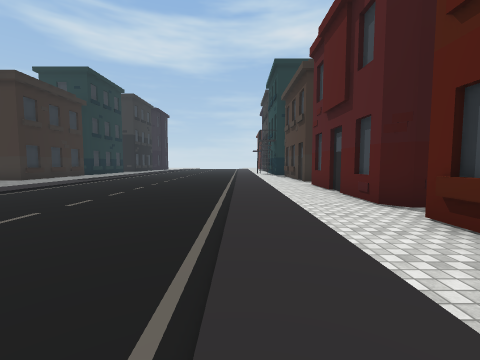
[1] (above)

20 first-person views from a walk through a Unity game level. The camera is 1.4 m above the floor, tilts 4° down and sees 90° across. The floor is counted in squares, 2 m on a side. Each view is taken from the middle of a square. On the plan, view 1 faces up. The plan holds only what a view shows up to about 9 squares ahead; the rest is blank. The place goes on beyond the plan. The player character is not drawn. Some surface patterns are stand-ins.

[2]
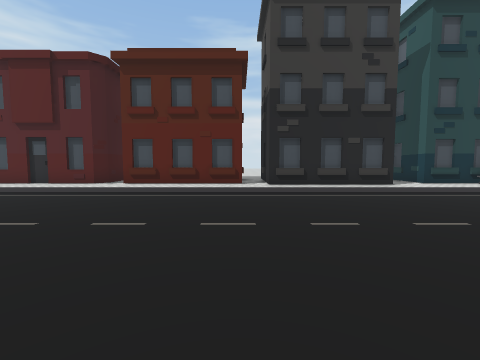

[3]
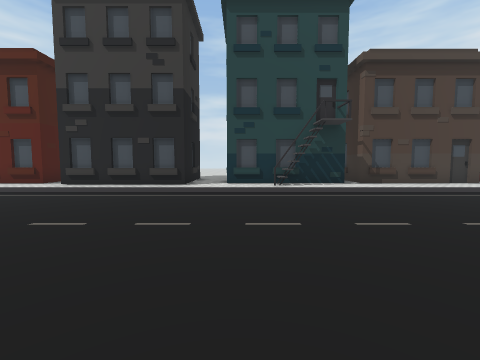

[4]
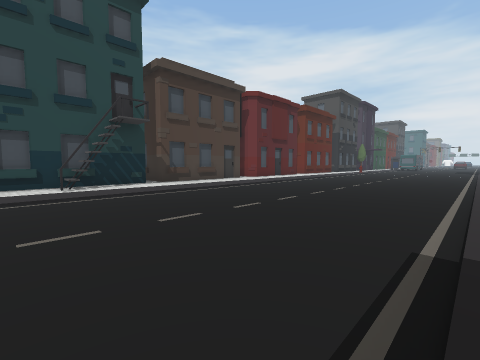

[5]
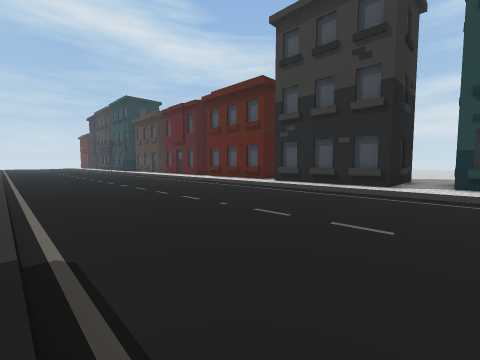

[6]
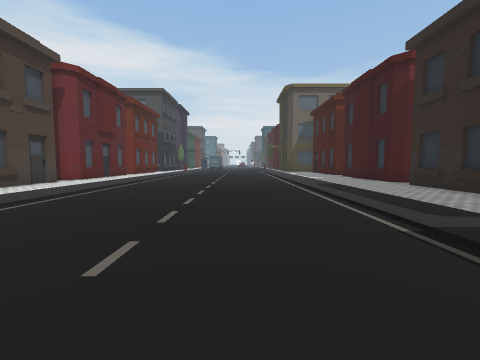

[7]
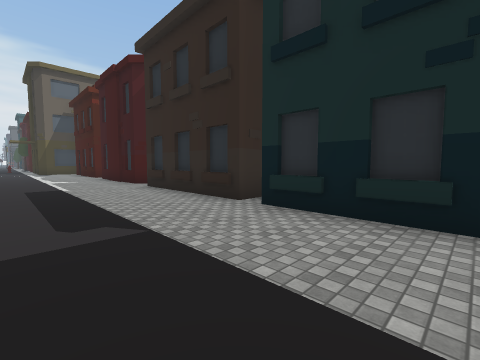

[8]
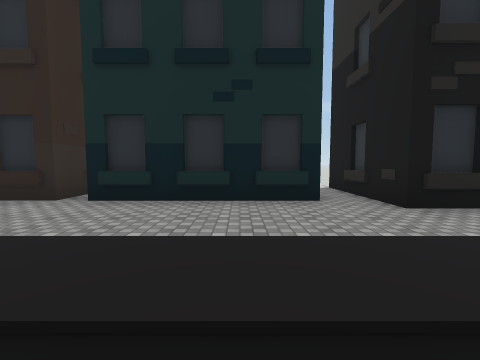

[9]
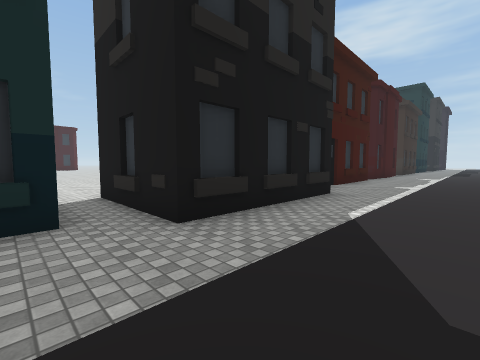

[10]
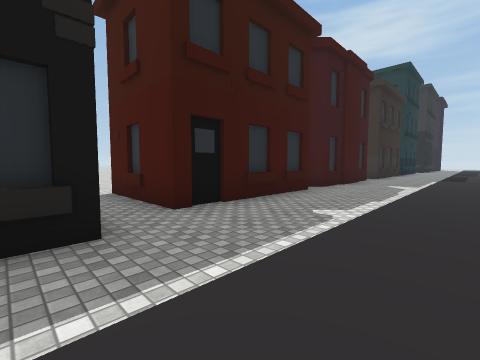

[11]
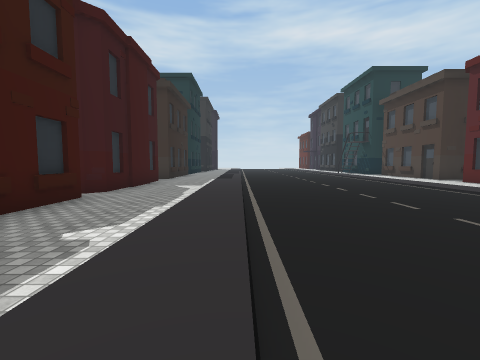

[12]
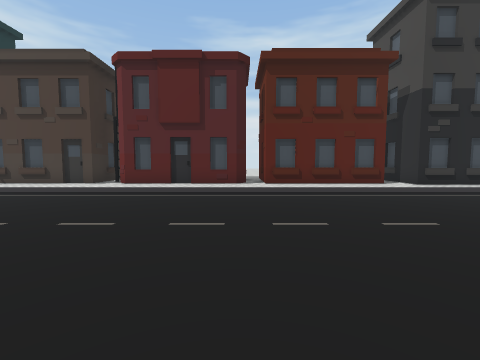

[13]
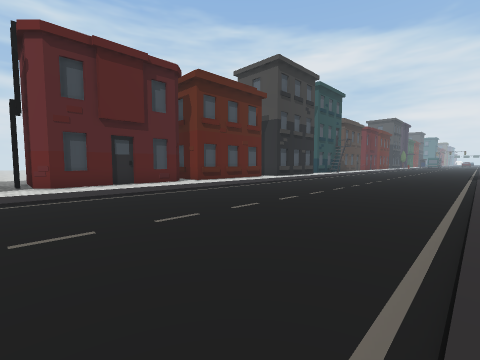

[14]
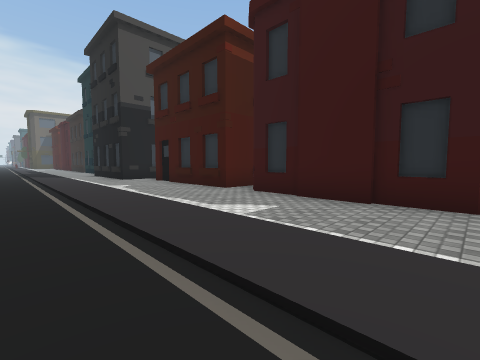

[15]
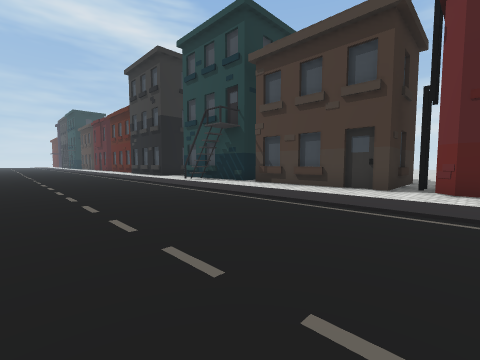

[16]
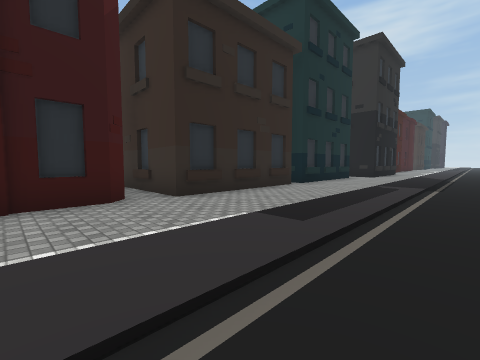

[17]
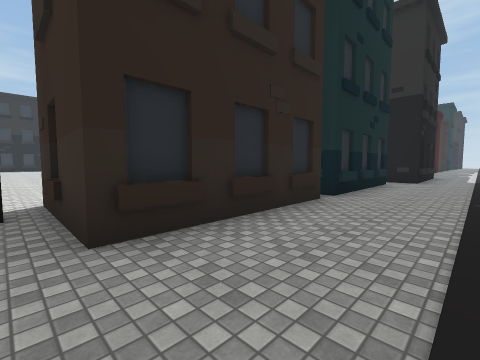

[18]
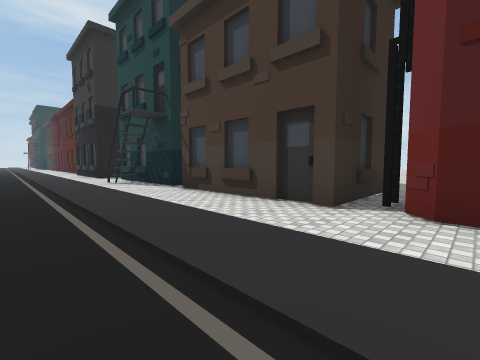

[19]
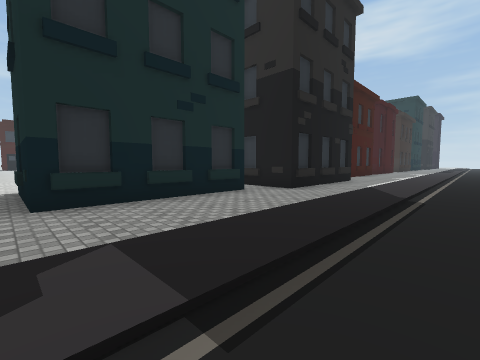

[20]
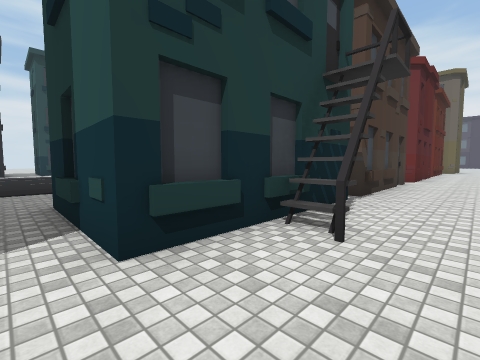

### Floor plan
Key: @ floor where view 1 was taken; # wall or solid block; . floor; O other object.
Columns run from 18 left of view 1 to 5 right of it. Each row starts with its distance up from view 1.
  9         #.............O.
  8         #............##O
  7         #............#
  6         #............#
  5         #............#
  4        ##............#
  3         #............#
  2         #............#
  1         #............#
  0       #O#.........@..#
 -1        ..............#
 -2          O..........##
 -3          #..........O
 -4          #..........O
 -5   .....###..........#
 -6   ..................####
 -7     ..O##...............
 -8     .O###............#
 -9     .O###...........O#
-10     ..###...........O#
-11     .................#
-12     ..O #.............
-13     ..###............#
-14     ..###............#
-15 ......###............#
-16 .......O.............###
-17     ..###............O..
-18     ..  #............#

Positions as (right, up) in squares from view 1, and headings:
1: (0, 0), facing up
2: (-6, -1), facing right
3: (-6, -8), facing right
4: (-6, -8), facing down-right
5: (-6, -8), facing up-right
6: (-4, -8), facing down
7: (-6, -8), facing down-left
8: (-5, -8), facing left
9: (-6, -7), facing up-left
10: (-6, -2), facing up-left
11: (-6, -1), facing up
12: (-6, 4), facing right
13: (-6, 9), facing down-right
14: (-5, 9), facing down-left
15: (-4, -18), facing up-right
16: (-5, -18), facing up-left
17: (-7, -16), facing up-left
18: (-1, -18), facing up-right
19: (-5, -11), facing up-left
20: (-14, -6), facing down-right
